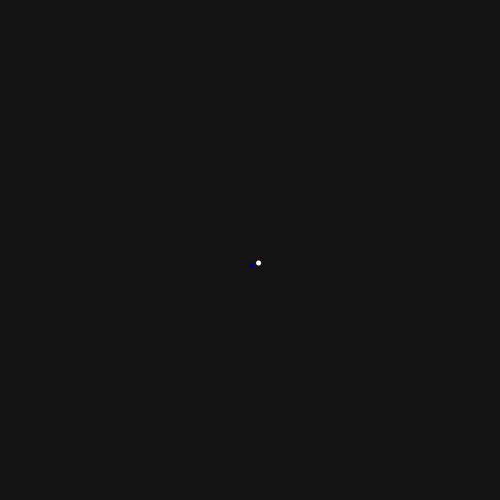
Frame 1 (no input)
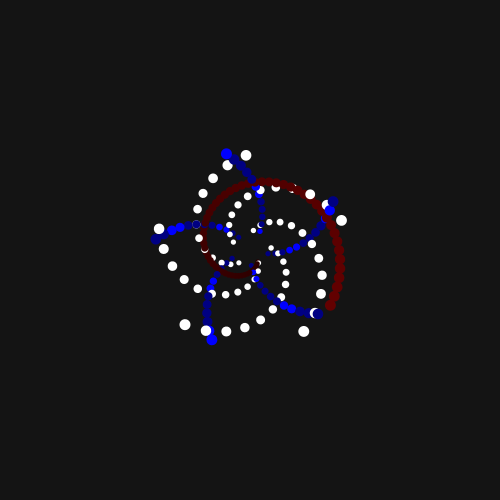
Frame 60 (the mouse pressed at the canvas centre just before this capture)
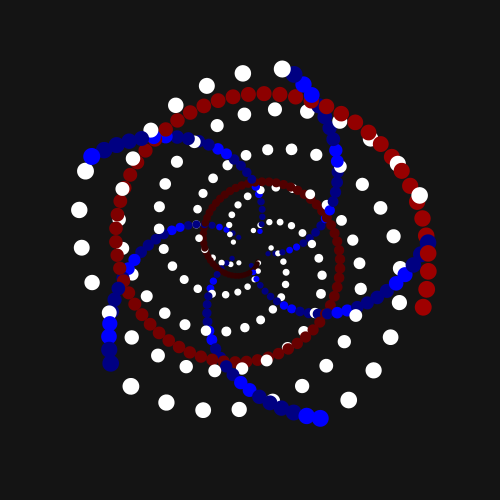
Frame 120 (the mouse held since frame 60 and released just before this capture)

The Processing sketch that drew these frames (run headless with seeded random() and noise(); from frame 60 on, the mouse is pressed at the canvas centre):

// Processing sketch: processing_65480
// ── processing_65480.pde

float n = 0.2;
float x = 0;
float z = 0;
float w = 0;
float colred;
float colblue=130;
float mod=0;
void setup() {
   
  size(500,500);
  background(20);
  smooth();
  noStroke();
}
 
 
void draw() {
  mod++;
  if(mod>5){
    mod=0;
  }
  
  translate(250,250);
   
  rotate(n);
 fill(colred+40,0,0);
 ellipse(10+x,10+x,5+z,5+z);
  
  
   
  colred++;
 z = z+0.1;
 x=x+1;
 n=n + 0.1;
   
rotate(w);
 fill(255);
 ellipse(10+x,10+x,5+z,5+z);
  
 w=w+0.5;
  
 rotate(w);
 fill(0,0,colblue);

 if(mod==4){
   colblue=255;
 }
 else if(mod==0){
   colblue=130;
 }
 ellipse(10+x,10+x,5+z,5+z);
  
 w=w+0.7;
}
